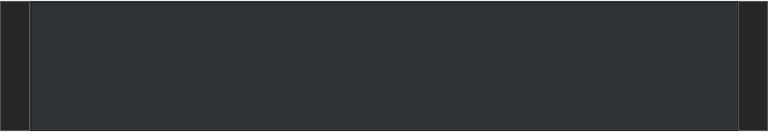
          <widget class="QWidget" name="scrollAreaWidgetContents">
           <property name="geometry">
            <rect>
             <x>0</x>
             <y>0</y>
             <width>768</width>
             <height>132</height>
            </rect>
           </property>
           <layout class="QGridLayout" name="gridLayout_7">
            <property name="leftMargin">
             <number>0</number>
            </property>
            <property name="topMargin">
             <number>0</number>
            </property>
            <property name="rightMargin">
             <number>0</number>
            </property>
            <property name="bottomMargin">
             <number>0</number>
            </property>
            <property name="spacing">
             <number>0</number>
            </property>
            <item row="0" column="0">
             <layout class="QGridLayout" name="gridLayout_6">
              <item row="0" column="0">
               <widget class="QPushButton" name="previousImageButton">
                <property name="minimumSize">
                 <size>
                  <width>10</width>
                  <height>130</height>
                 </size>
                </property>
                <property name="maximumSize">
                 <size>
                  <width>30</width>
                  <height>130</height>
                 </size>
                </property>
                <property name="toolTip">
                 <string>Back</string>
                </property>
                <property name="styleSheet">
                 <string notr="true">QPushButton {
	background-color: #262626;
	color: #ffffff;
	border: 1px solid #555555;
	padding: 3px;
}
QPushButton::pressed {
	background-color: #888888;
	color: #262626;
}</string>
                </property>
                <property name="text">
                 <string/>
                </property>
                <property name="icon">
                 <iconset>
                  <normaloff>icons/arrow_left.png</normaloff>icons/arrow_left.png</iconset>
                </property>
               </widget>
              </item>
              <item row="0" column="2">
               <widget class="QPushButton" name="nextImageButton">
                <property name="minimumSize">
                 <size>
                  <width>30</width>
                  <height>130</height>
                 </size>
                </property>
                <property name="maximumSize">
                 <size>
                  <width>30</width>
                  <height>130</height>
                 </size>
                </property>
                <property name="toolTip">
                 <string>Next</string>
                </property>
                <property name="styleSheet">
                 <string notr="true">QPushButton {
	background-color: #262626;
	color: #ffffff;
	border: 1px solid #555555;
	padding: 3px;
}
QPushButton::pressed {
	background-color: #888888;
	color: #262626;
}</string>
                </property>
                <property name="text">
                 <string/>
                </property>
                <property name="icon">
                 <iconset>
                  <normaloff>icons/arrow_right.png</normaloff>icons/arrow_right.png</iconset>
                </property>
               </widget>
              </item>
              <item row="0" column="1">
               <widget class="QListWidget" name="imagesListWidget">
                <property name="minimumSize">
                 <size>
                  <width>0</width>
                  <height>130</height>
                 </size>
                </property>
                <property name="maximumSize">
                 <size>
                  <width>16777215</width>
                  <height>130</height>
                 </size>
                </property>
                <property name="toolTip">
                 <string>Press delete to delete selected image</string>
                </property>
                <property name="styleSheet">
                 <string notr="true">background-color: rgb(46, 52, 54);</string>
                </property>
                <property name="frameShape">
                 <enum>QFrame::Box</enum>
                </property>
                <property name="frameShadow">
                 <enum>QFrame::Raised</enum>
                </property>
                <property name="verticalScrollBarPolicy">
                 <enum>Qt::ScrollBarAlwaysOff</enum>
                </property>
                <property name="horizontalScrollBarPolicy">
                 <enum>Qt::ScrollBarAsNeeded</enum>
                </property>
                <property name="editTriggers">
                 <set>QAbstractItemView::AllEditTriggers</set>
                </property>
                <property name="tabKeyNavigation">
                 <bool>true</bool>
                </property>
                <property name="dragDropMode">
                 <enum>QAbstractItemView::DragDrop</enum>
                </property>
                <property name="alternatingRowColors">
                 <bool>true</bool>
                </property>
                <property name="iconSize">
                 <size>
                  <width>100</width>
                  <height>140</height>
                 </size>
                </property>
                <property name="flow">
                 <enum>QListView::TopToBottom</enum>
                </property>
                <property name="resizeMode">
                 <enum>QListView::Adjust</enum>
                </property>
                <property name="layoutMode">
                 <enum>QListView::SinglePass</enum>
                </property>
                <property name="spacing">
                 <number>5</number>
                </property>
                <property name="gridSize">
                 <size>
                  <width>150</width>
                  <height>150</height>
                 </size>
                </property>
                <property name="viewMode">
                 <enum>QListView::IconMode</enum>
                </property>
                <property name="uniformItemSizes">
                 <bool>true</bool>
                </property>
               </widget>
              </item>
             </layout>
            </item>
           </layout>
          </widget>
